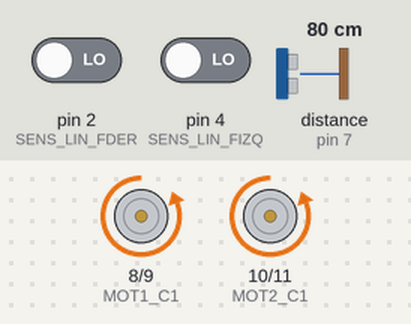
Bench run of a sketch on a simulated Arduino Uno, built with avr-gcc and run on an emulated ATmega328P. Parts: motor-driver pin pairs drawn as motors (green arrow = first pin HIGH = forward, orange = second pin HIGH = backward, longer = more drive). Wiring (inferred from the names in the program): ultrasonic range finder: trigger pin 6; echo pin 7. The test bench sets the inputs (shaded band); at power-on: pin 2 (SENS_LIN_FDER) LOW, distance to the obstacle (sensor on pin 7) 80 cm, pin 4 (SENS_LIN_FIZQ) LOW. The echo pulse lasts 58.3 µs per cm.

Above: at 6.2 s.
6.3 s: pin 2 (SENS_LIN_FDER) driven HIGH
16.5 s: distance to the obstacle (sensor on pin 7) set to 2 cm
At 18.0 s:
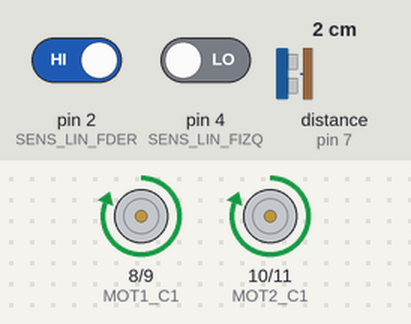
18.5 s: distance to the obstacle (sensor on pin 7) set to 47 cm
20.0 s: distance to the obstacle (sensor on pin 7) set to 56 cm
At 22.8 s:
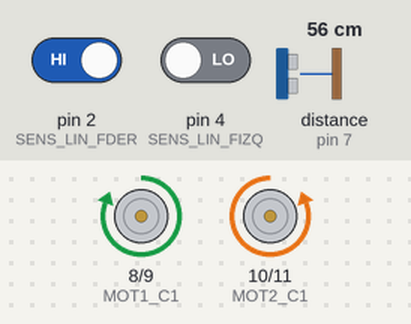
30.3 s: pin 4 (SENS_LIN_FIZQ) driven HIGH
At 35.7 s:
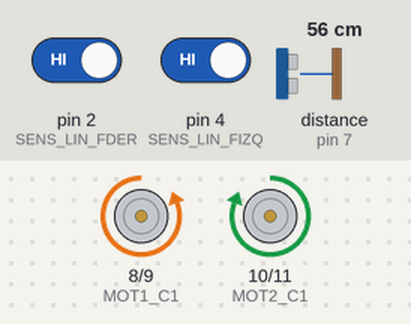
36.5 s: pin 4 (SENS_LIN_FIZQ) driven LOW
At 36.8 s:
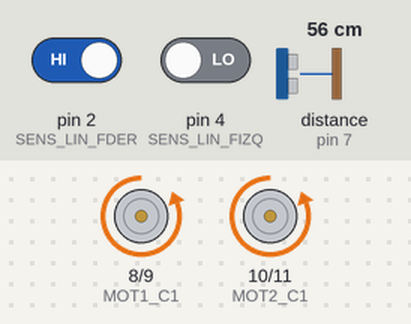
Timing chart, 0 to 47.5 s (numbered marks = the images above; inputs shaded):
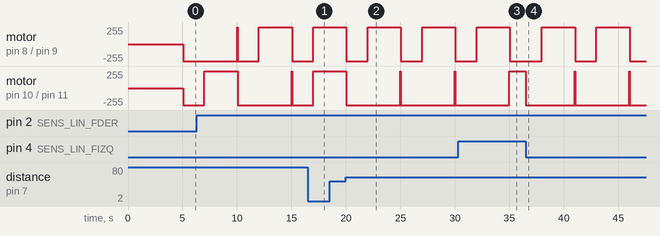

Measured:
- the behaviour switches between 51 and 52 cm on distance to the obstacle (sensor on pin 7) (found by bisection; images 1 and 2)
- after the input at 16.5 s, motor on pin 10 (MOT2_C1) / pin 11 (MOT2_C2): backward 255/255 → forward 255/255 after 0.51 s
- after the input at 18.5 s, every drawn part: stays the same
- after the input at 20.0 s, motor on pin 8 (MOT1_C1) / pin 9 (MOT1_C2): alternates forward 255/255 for 3.0 s and backward 255/255 for 2.0 s, starting at once; motor on pin 10 (MOT2_C1) / pin 11 (MOT2_C2): forward 255/255 → backward 255/255 at once
- after the input at 30.3 s, motor on pin 10 (MOT2_C1) / pin 11 (MOT2_C2): goes on until 35.0 s, then stays forward 255/255
- after the input at 36.5 s, motor on pin 8 (MOT1_C1) / pin 9 (MOT1_C2): alternates forward 255/255 for 3.0 s and backward 255/255 for 2.0 s, starting after 1.5 s; motor on pin 10 (MOT2_C1) / pin 11 (MOT2_C2): forward 255/255 → backward 255/255 at once

The sketch:

RS_BasicMode_FUNCIONAL_06_2motores.ino
```cpp
/****************************************************************************************************************
 * DESCRIPCION: Este programa hace mover al robot-sumo hacia adelante y cuando detecta que se esta por salir del
 *              tatami gira y vuelve a avanzar hacia adelante
 *              -IGNORA LOS SENSORES DE LINEA SI DETECTA ALGO EL ULTRASONIDO!
 *              -Implemento temporizadores en vez de delays gg
 *              -Contiene una interrupcion en el tiempo de giro si detecta al enemigo
 *
 * COMPONENTES:
 *    Arduino Uno.
 *    4 Sensor IR seguidor de línea.
 *    4 Motores DC con caja reductora.
 *    2 Doble puente H.
 *
 * ESTADO: EN PROCESO
 ****************************************************************************************************************/

//LIBRERIA PARA UTILIZAR EL Temporizador DE LA PLACA
#include <TimerOne.h>;

int MOT1_C1 = 8;        //motor1 conector 1 lado izquierdo
int MOT1_C2 = 9;        //motor1 conector 2
int MOT2_C1 = 10;        //motor2 conector 1 lado derecho
int MOT2_C2 = 11;        //motor2 conector 2

int SENS_LIN_FDER = 2;  //sensor de linea Frente-Derecho
//int SENS_LIN_TDER = 3;  //sensor de linea Trasero-Derecho
int SENS_LIN_FIZQ = 4;  //sensor de linea Frente-Izquierdo
//int SENS_LIN_TIZQ = 5;  //sensor de linea Trasero-Izquierdo

const int SENS_ULTRASON_TRIGGER = 6; //Pin digital 10 para el TRIGGER del sensor ultrasonido
const int SENS_ULTRASON_ECHO = 7;    //Pin digital 11 para el ECHO del sensor ultrasonido

const int T_GIRO360 = 8; //tiempo que tarda en dar un giro completo 8 segundos -- aprox

//variable que utilizo para verificar cuando hubo una interrupcion en un bucle
const int Flag_Interrupcion = 0;

const int LINEA_DETECTADA = 0; //DETECCION DE LINEA BLANCA = 0

const int COND_MARCHA = 12;

//Variable para la interrupcion
volatile long int tempo=0;

void setup()
{
  maquinaEstados('s');

  //seteo pines de entrada de motores, sensores de linea y ultrasonido
  pinMode(MOT1_C1, OUTPUT);
  pinMode(MOT1_C2, OUTPUT);
  pinMode(MOT2_C1, OUTPUT);
  pinMode(MOT2_C2, OUTPUT);

  pinMode(SENS_LIN_FDER, INPUT);
  //pinMode(SENS_LIN_TDER, INPUT);
  pinMode(SENS_LIN_FIZQ, INPUT);
  //pinMode(SENS_LIN_TIZQ, INPUT);

  pinMode(SENS_ULTRASON_TRIGGER, OUTPUT);
  pinMode(SENS_ULTRASON_ECHO, INPUT);

  digitalWrite(SENS_ULTRASON_TRIGGER, LOW);//Inicializamos el pin con 0

  pinMode(COND_MARCHA, INPUT);

  Timer1.initialize(1000000);            //configura el timer en 1 segundo
  //1000000 microsegundos = 1 segundo
  Timer1.attachInterrupt(Temporizador);   //configura la interrupcion del timer

  delay(5000); //5 segundos iniciales de quietud
}

void loop()
{
  for(;;)
  {
    checkEnemy(SENS_ULTRASON_TRIGGER, SENS_ULTRASON_ECHO);
  }
}

void maquinaEstados(char comando)
{
  switch(comando)
  {
    case 'm':                           //el robot avanza.
      marcha(MOT1_C1,MOT1_C2);
      marcha(MOT2_C1,MOT2_C2);
      break;
    case 'c':                           //el robot retrocede.
      contramarcha(MOT1_C1,MOT1_C2);
      contramarcha(MOT2_C1,MOT2_C2);
      break;
    case 's':                           //el robot se detiene
      parada(MOT1_C1,MOT1_C2);
      parada(MOT2_C1,MOT2_C2);
      break;
    case 'd':                           //el motor der avanza, izq retrocede
      giroDer(MOT1_C1,MOT1_C2,MOT2_C1,MOT2_C2);
      break;
    case 'i':                           //el motor izq avanza, der retrocede
      giroIzq(MOT1_C1,MOT1_C2,MOT2_C1,MOT2_C2);
      break;
    default:                            //el robot se detiene
      parada(MOT1_C1,MOT1_C2); //motor1
      parada(MOT2_C1,MOT2_C2); //motor2
      break;
  }
}

void marcha(int b1,int b2)
{
  digitalWrite(b1, HIGH);
  digitalWrite(b2, LOW);
}

void contramarcha(int b1, int b2)
{
  digitalWrite(b1, LOW);
  digitalWrite(b2, HIGH);
}

void parada(int b1, int b2)
{
  digitalWrite(b1, LOW);
  digitalWrite(b2, LOW);
}

void giroIzq(int b1, int b2, int b3, int b4)
{
  contramarcha(b1,b2); //motor1 - izq
  marcha(b3,b4); //motor2 - der
}

void giroDer(int b1, int b2, int b3, int b4)
{
  marcha(b1,b2); //motor1 - izq
  contramarcha(b3,b4); //motor2 - der
}

long medirDistancia(int trigger, int echo)
{
  long t; //tiempo que demora en llegar el eco
  long d; //distancia en centimetros

  digitalWrite(trigger, HIGH);
  delayMicroseconds(10);                      //Enviamos un pulso de 10us
  digitalWrite(trigger, LOW);

  t = pulseIn(echo, HIGH);      //obtenemos el ancho del pulso
  // 1/59 = 0.0169492
  d = t * 0.0169492;                          //escalamos el tiempo a una distancia en cm

  return d;
}

//calculo de promedio de 10 distancias sensadas por el ultrasonido
long promedioDistancia(int trigger, int echo)
{
  long distancia;
  long distancia_total = 0;

  for(int i = 10 ; i>0; i--)
  {
    distancia = medirDistancia(trigger, echo);
    distancia_total = distancia_total + distancia;
  }
  // 1/10 = 0.1
  return (distancia_total * 0.1);
 }

//busqueda del contrincante
void checkEnemy(int trigger, int echo)
{
  long distancia_promedio = promedioDistancia(trigger, echo);

  if(distancia_promedio <= 50) // el ring tiene un area de 175cm o 154cm -- alrededor hay 100cm vacio
  {
    maquinaEstados('m');
  }
  else
  {
    if((checkSenLineaTodos() == LINEA_DETECTADA) && (distancia_promedio >= 50))
    {
      maquinaEstados('s');
      checkSensorLinea(trigger, echo);
    }
    else
    {
      if(COND_MARCHA==1)
      {
        maquinaEstados('m');
      }
      else
      {
        maquinaEstados('i');
      }
    }
  }
}

int checkSenLineaTodos() //VERIFICO SI ALGUN SENSOR DETECTA ALGO
{
  int sensor1, sensor2, sensor3, sensor4;
  sensor1 = leerSensorLinea(SENS_LIN_FDER);
  //sensor2 = leerSensorLinea(SENS_LIN_TDER);
  sensor3 = leerSensorLinea(SENS_LIN_FIZQ);
  //sensor4 = leerSensorLinea(SENS_LIN_TIZQ);

  if(LINEA_DETECTADA == 0)
  {
    return (sensor1 & sensor3); //ignoramos los de atras
    //return (sensor1 & sensor2 & sensor3 & sensor4); //linea_cerca = 0 significa LINEA BLANCA CERCA AHHHH CORRAN
  }
  else //caso en el que usemos COLORES INVERTIDOS
  {
    return (sensor1 | sensor3);
    //return (sensor1 | sensor2 | sensor3 | sensor4);
  }
}

//leo sensor de linea
int leerSensorLinea(int sensor)
{
  int value = 1;
  value = digitalRead(sensor);
  return value;
}

//verifico cual sensor detecto la linea blanca
void checkSensorLinea(int trigger, int echo)
{
  if(leerSensorLinea(SENS_LIN_FDER) == LINEA_DETECTADA)
  {
    reaccionFrenteDer(trigger, echo);
  }
  else
  {
    if(leerSensorLinea(SENS_LIN_FIZQ) == LINEA_DETECTADA)
    {
      reaccionFrenteIzq(trigger, echo);
    }/*
    else
    {
      if(leerSensorLinea(SENS_LIN_TDER) == LINEA_DETECTADA)
      {
        reaccionTraseroDer();
      }
      else
      {
        if(leerSensorLinea(SENS_LIN_TIZQ) == LINEA_DETECTADA)
        {
          reaccionTraseroIzq();
        }
      }
    }*/
  }
}

//reaccion a sensor frente-derecho
void reaccionFrenteDer(int trigger, int echo)
{
  maquinaEstados('c');
  tiempoEspera_SIN_Interrup(2);
  maquinaEstados('i');
  tiempoEsperaConInterrup(tiempoGiro(135), trigger, echo);
  maquinaEstados('m');
}

//reaccion a sensor frente-izquierdo
void reaccionFrenteIzq(int trigger, int echo)
{
  maquinaEstados('c');
  tiempoEspera_SIN_Interrup(2);
  maquinaEstados('d');
  tiempoEsperaConInterrup(tiempoGiro(135), trigger, echo);
  maquinaEstados('m');
}

//reaccion a sensor trasero-derecho
void reaccionTraseroDer()
{
  //SI LO ESTAN EMPUJANDO Y ESTA POR CAERSE EN EL BORDE DERECHO -- DOBLA LAS RUEDAS PARA LA DER ?
  maquinaEstados('d');
  tiempoEspera_SIN_Interrup(10);
  maquinaEstados('m');
}

//reaccion a sensor trasero-izquierdo
void reaccionTraseroIzq()
{
  //SI LO ESTAN EMPUJANDO Y ESTA POR CAERSE EN EL BORDE IZQUIERDO -- DOBLA LAS RUEDAS PARA LA IZQ ?
  maquinaEstados('i');
  tiempoEspera_SIN_Interrup(10);
  maquinaEstados('m');
}

int tiempoGiro(int angulo) //calculo el tiempo que requiere el robot para girar cierto angulo
{
  //REGLA DE 3 SIMPLES --- esto capaz podria estar en una funcion aparte
  // 1/360 = 0.00277778
  return ((angulo * 0.00277778) * T_GIRO360);
}

void Temporizador()
{
  //incremento el timer
  tempo++;
  Serial.println(tempo);
  //reseteo el contador cuando llega a 1000 segundos -- por si acaso para que no se desborde
  if (tempo>1000)
    tempo=0;
}

void tiempoEsperaConInterrup(int segundos, int trigger, int echo)
{
  long int tiempo_actual;
  //asigno tiempo actual del temporizador "tempo" a la variable
  tiempo_actual=tempo;

  while ((tempo-tiempo_actual) < segundos)
  {
    long distancia_promedio = promedioDistancia(trigger, echo);

    if(distancia_promedio <= 50)
    {
      maquinaEstados('m');
      break;
    }
  }
}

void tiempoEspera_SIN_Interrup(int segundos)
{
  long int tiempo_actual;
  //asigno tiempo actual del temporizador "tempo" a la variable
  tiempo_actual=tempo;

  while ((tempo-tiempo_actual) < segundos)
  {
     //waiting
  }
}
```
